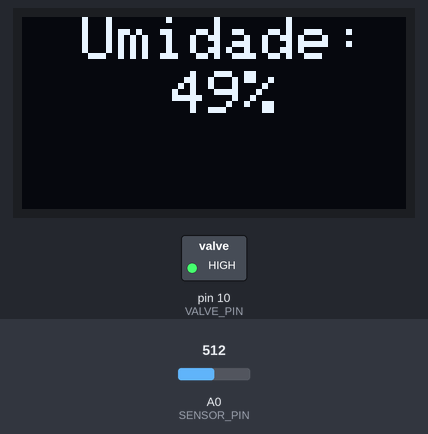
The sketch below on a simulated Arduino Uno, built with avr-gcc and run on an emulated ATmega328P. Shown: 128×64 one-colour display, switched loads named in the sketch (green lamp = pin HIGH). Inputs (shaded band) come from the test bench; at power-on: A0 (SENSOR_PIN) = 512.

Above: at 3.2 s.
3.3 s: A0 (SENSOR_PIN) set to 716
At 4.6 s:
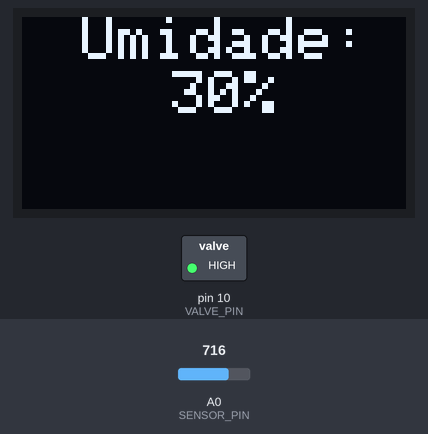
5.6 s: A0 (SENSOR_PIN) set to 422
At 7.0 s:
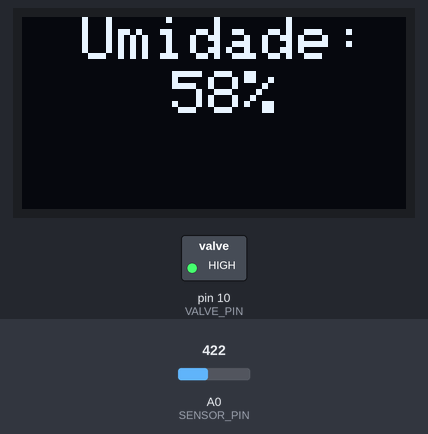
8.7 s: A0 (SENSOR_PIN) set to 392
At 58.4 s:
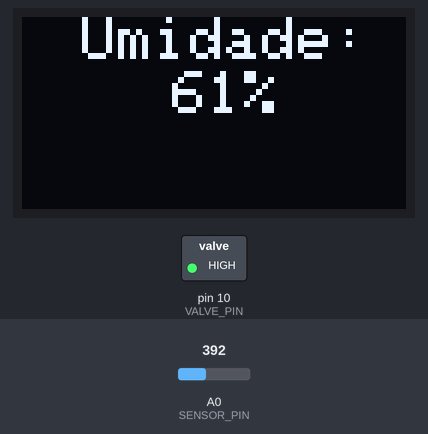
Timing chart, 0 to 58.7 s (numbered marks = the images above; inputs shaded):
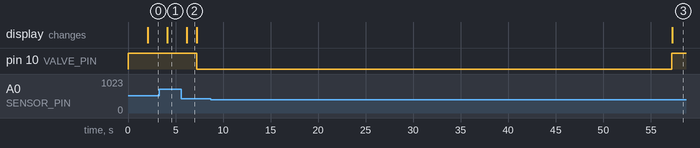

The sketch:

V1-automated-irrigation.ino
```cpp
#include <Adafruit_GFX.h>
#include <Adafruit_SSD1306.h>
#include <Wire.h>
#define SENSOR_PIN A0
#define VALVE_PIN 10
#define DRY_THRESHOLD 60

Adafruit_SSD1306 display = Adafruit_SSD1306();

const long int TIME_WATERING = 50;
int soilMoisture = 0;

void setup() {
  Wire.begin();
  pinMode(VALVE_PIN, OUTPUT);
  // valve off
  digitalWrite(VALVE_PIN, HIGH);
  displayInitialSettings();
  delay(2000);
  Serial.begin(9600);
}

void displayInitialSettings() {
  display.begin(SSD1306_SWITCHCAPVCC, 0x3C);
  display.setTextColor(SSD1306_WHITE);
  display.setTextColor(WHITE);
  display.setTextSize(2);
  display.clearDisplay();
  display.setCursor(0, 0);
  display.println("Rega \nWatering");
  display.display();
}

void getWatering() {
  display.clearDisplay();
  display.setCursor(4, 2);
  display.println(F("Regando..."));
  display.display();
  // valve on
  digitalWrite(VALVE_PIN, LOW);
  // waiting time
  delay(TIME_WATERING * 1000);
  digitalWrite(VALVE_PIN, HIGH);
}

void wateringWarning() {
  display.clearDisplay();
  display.setCursor(5, 0);
  display.println(F("Solo"));
  display.println(F("Encharcado!"));
  display.display();
  delay(3000);
}

void loop() {
  for (int i = 0; i < 5; i++) {
    display.clearDisplay();
    display.setCursor(20, 0);
    display.println("Umidade:");
    soilMoisture = analogRead(SENSOR_PIN);
    soilMoisture = map(soilMoisture, 1023, 0, 0, 100);
    display.setCursor(50, 18);
    display.print(soilMoisture);
    display.println("%");
    display.display();
    delay(1000);
  }

  if (soilMoisture < DRY_THRESHOLD) {
    getWatering();
  } else {
    wateringWarning();
  }
}
```

Measured:
- after the input at 3.3 s, the display: changes after 0.84 s (image 1)
- after the input at 5.6 s, the display: changes after 0.60 s (image 2)
- after the input at 8.7 s, the display: changes after 48.6 s (image 3)
- what the display in image 2 shows lasts 1.0 s, from 6.2 s to 7.2 s
